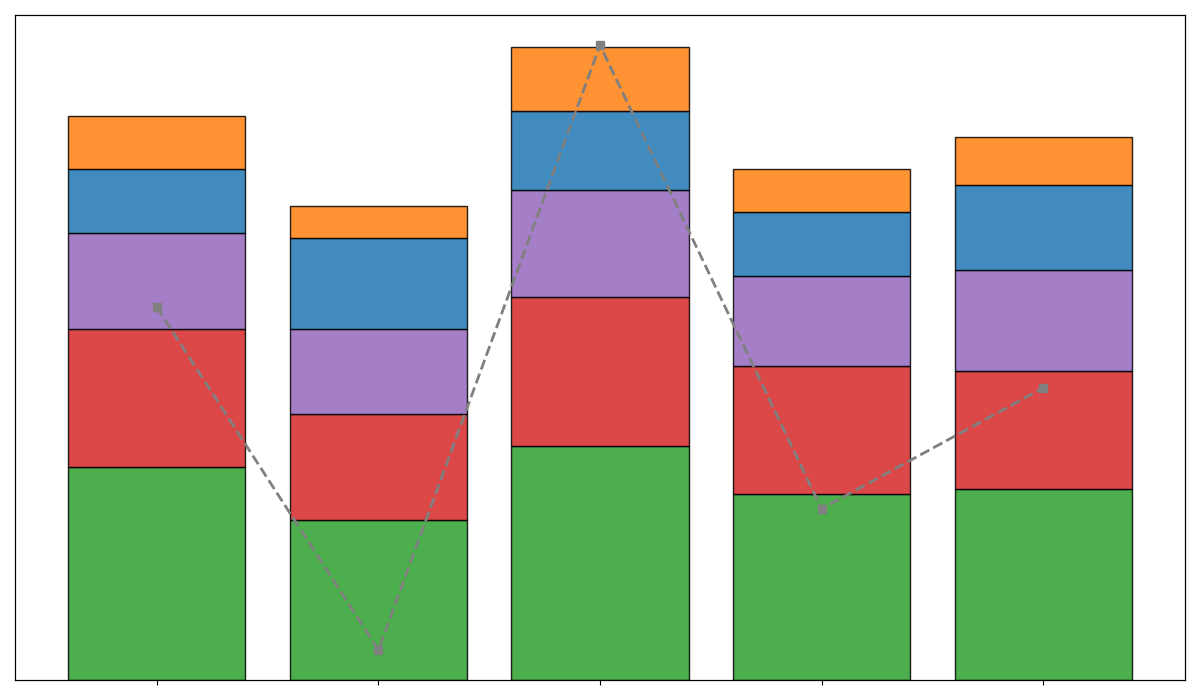

Write the Python code that produced this figure.
import matplotlib.pyplot as plt
import numpy as np

# Define years
years = np.array([2017, 2018, 2019, 2020, 2021])

# Altered activities in the park (Number of participants)
running = np.array([200, 150, 220, 175, 180])
cycling = np.array([130, 100, 140, 120, 110])
picnicking = np.array([90, 80, 100, 85, 95])
swimming = np.array([60, 85, 75, 60, 80])
yoga = np.array([50, 30, 60, 40, 45])

total_participation = running + cycling + picnicking + swimming + yoga

fig, ax1 = plt.subplots(figsize=(12, 7))

activities = [running, cycling, picnicking, swimming, yoga]
colors = ['#2ca02c', '#d62728', '#9467bd', '#1f77b4', '#ff7f0e']
bottom = np.zeros(len(years))

for activity, color in zip(activities, colors):
    ax1.bar(years, activity, bottom=bottom, color=color, alpha=0.85, edgecolor='black')
    bottom += activity

ax2 = ax1.twinx()
ax2.plot(years, total_participation, color='grey', marker='s', linestyle='--', linewidth=2)

ax1.set_xticks(years)
ax1.set_xticklabels([])
ax1.set_yticks([])
ax2.set_yticks([])

plt.tight_layout(rect=[0, 0, 1, 1])

plt.show()
